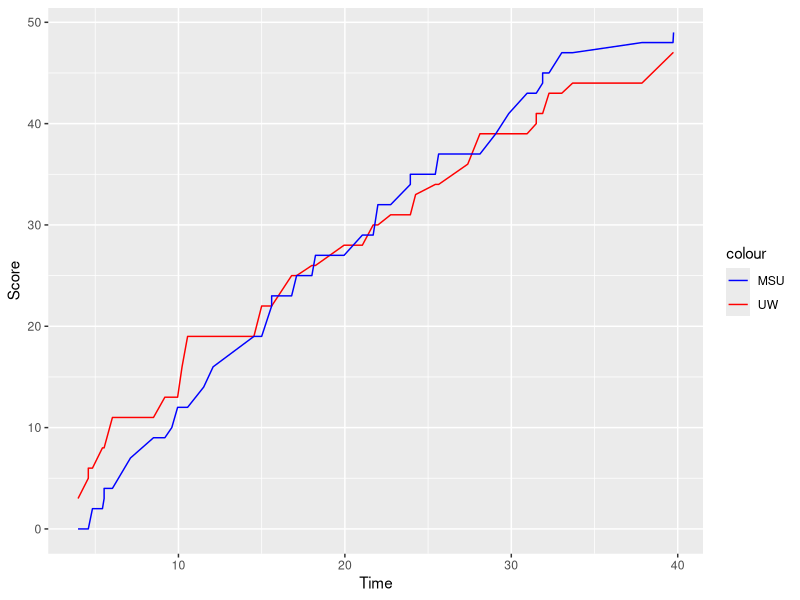

The R script that drew this image: (Note: this script raises an error after producing the figure.)
# Exercise 10
# this script must be run in Biocomputing_Ex10 directory

library(ggplot2)

# problem 1

table = read.table('UWvMSU_1-22-13.txt', header = TRUE)
df <- data.frame(matrix(ncol = 3, nrow = 0))
colnames(df) <- c('Time', 'UW', 'MSU')

UW = 0
MSU = 0

for (row in 1:nrow(table)){
  if (table$team[row] == 'UW'){
    UW = UW + table$score[row]
  }
  else if (table$team[row] == 'MSU'){
    MSU = MSU + table$score[row]
  }
  Time = table$time[row]
  df[nrow(df) + 1,] <- c(Time, UW, MSU)
}

colors <- c("UW" = "red", "MSU" = "blue")
ggplot() +
  geom_line(data = df, aes(x = Time, y = UW, color = "UW")) + 
  geom_line(data = df, aes(x = Time, y = MSU, color = "MSU")) + 
  ylab("Score") +
  scale_color_manual(values = colors)

# problem 2

sample_num = sample.int(100,1)
num_guesses = 0
print("Guess a number between 1 and 100!")
while (num_guesses < 10){
  print("Guess: ")
  user_guess = as.integer(readline())
  if (user_guess == sample_num){
    print("You win!")
    break
  }
  else if (user_guess < sample_num){
    print("Higher")
  }
  else if (user_guess > sample_num){
    print("Lower")
  }
  num_guesses = num_guesses + 1
}
